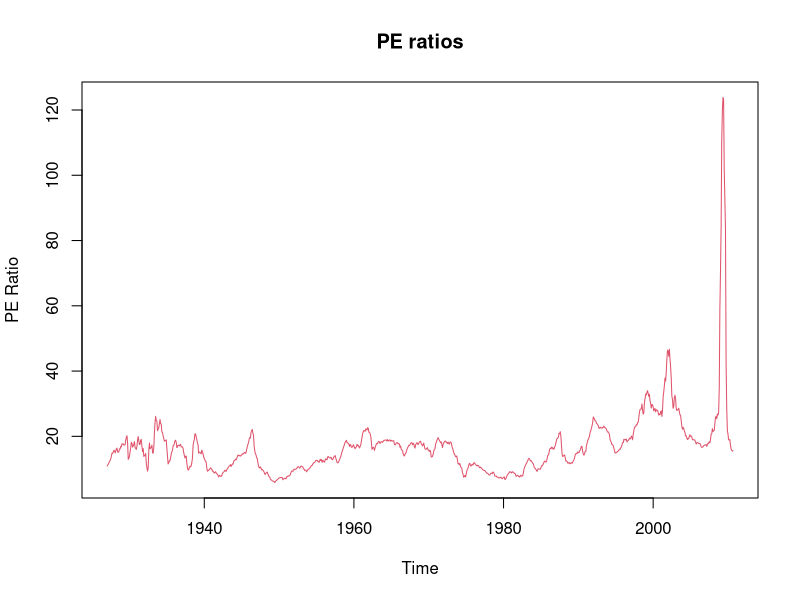
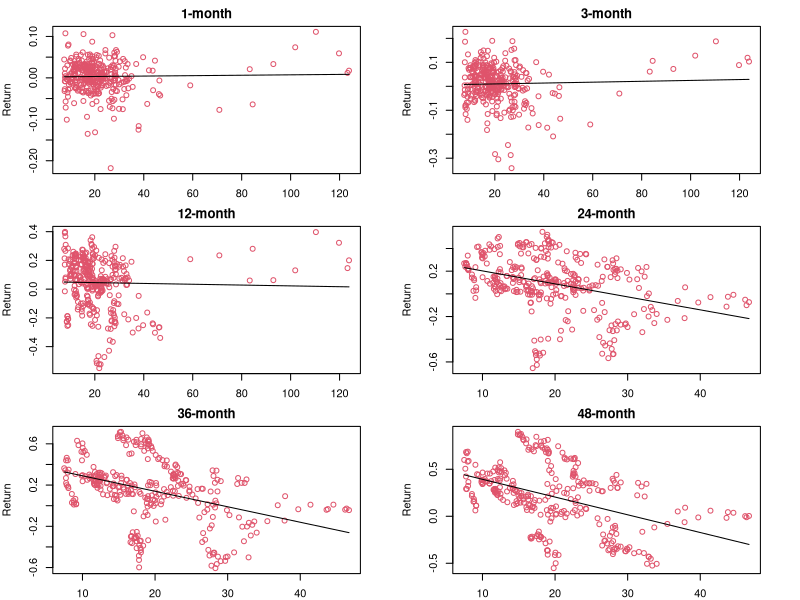

These charts were generated, in order, by the following R code:
setwd("C:/Course/ORF504Financial Econometrics/HW5")
Earnings.tot = read.csv("SP500Earnings.csv",header = TRUE)
Dividend.tot = read.csv("SP500dividend.csv",header = TRUE)
Dates.tot = Dividend.tot[,1]

start = which(Dates.tot=="1/1/1927")
end = which(Dates.tot=="9/1/2010")

Earnings.tot = Earnings.tot[1:end,2]
Price.tot = Dividend.tot[1:end,2]
Dividend.tot = Dividend.tot[1:end,4]

PEratio.tot = Price.tot/Earnings.tot
logDP.tot = log(Dividend.tot/Price.tot)

####### Question (a)
Dates = strptime(Dates.tot[start:end], "%m/%d/%Y")
plot(Dates, PEratio.tot[start:end], "l", xlab="Time", ylab="PE Ratio", main="PE ratios",col=2)
####### Question (b)
Period1 = which(Dates.tot=="1/1/1927"):which(Dates.tot=="12/1/1950")
Period2 = which(Dates.tot=="1/1/1951"):which(Dates.tot=="12/1/1980")
Period3 = which(Dates.tot=="1/1/1981"):which(Dates.tot=="9/1/2010")

beta = matrix(0,3,6)
Rsq = matrix(0,3,6)
t.stat = matrix(0,3,6)
par(mfrow=c(3,2), mar=c(2, 4, 2, 3))

for(m in 3:3) {
  if(m==1) Period = Period1
  if(m==2) Period = Period2
  if(m==3) Period = Period3	
  
  PEratio = PEratio.tot[Period]
  Price = Price.tot[Period]	
  Return = log(Price[2:length(Price)]/Price[1:(length(Price)-1)])
  
  Klist = c(1,3,12,24,36,48)
  
  for(j in 1:6){
    K = Klist[j]
    T =length(Return)-K+1
    
    ReturnTH = numeric(T)
    for(t in 1:T){
      ReturnTH[t] = sum(Return[t:(t+K-1)])
    }
    PEratioTH = PEratio[1:T]
    
    fit = lm(ReturnTH ~ PEratioTH)
    eps = fit$res
    
    Rsq[m,j] = summary(fit)$r.squared
    beta[m,j] = fit$coeff[2]
    
    X = cbind(1,PEratioTH)             # Newey-West Estimator
    S_T = 1/T * t(X) %*% X
    S_T_0 = matrix(0,2,2)
    for(t in 1:T){
      S_T_0 =S_T_0 + 2*eps[t]^2*(X[t,] %*% t(X[t,]))
    }
    S_T_0 = S_T_0/T
    S_T_1 = matrix(0,2,2)
    for(t in 1:(T-1)){
      S_T_1 =S_T_1 + eps[t]*eps[t+1]*(X[t,]%*%t(X[t+1,])+X[t+1,]%*%t(X[t,]))
    }
    S_T_1 = S_T_1/T		
    Var = 1/T*solve(S_T)%*%(S_T_0 + 0.5*S_T_1)%*%solve(S_T)
    
    t.stat[m,j] = beta[m,j]/sqrt(Var[2,2])		
    
    plot(PEratioTH, ReturnTH, pch = 1, col=2,main = paste(K,"-month", sep=""), ylab="Return", xlab="")
    lines(PEratioTH, fit$fitted)
    fit
  }
}